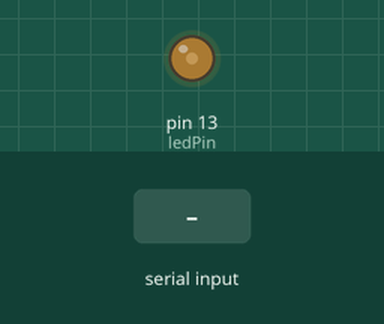
Simulated run of this sketch. Board: Arduino Uno, built with avr-gcc and run on an emulated ATmega328P. On the bench: output pins drawn as LEDs (lit = HIGH). The inputs (shaded band) are chosen by the test bench.

Above: at 1.2 s.
1.3 s: "90,45\n" received over Serial
At 2.0 s:
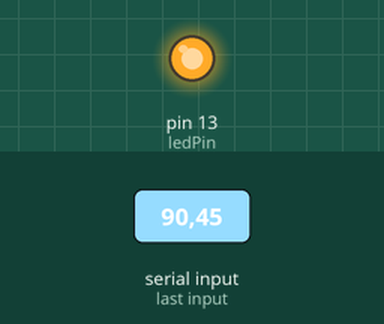
At 2.9 s:
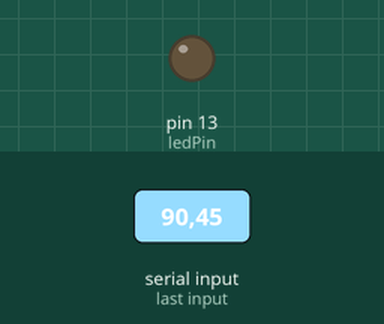
4.3 s: "200\n" received over Serial
7.3 s: "30,150\n" received over Serial
Timing chart, 0 to 10.6 s (numbered marks = the images above; inputs shaded):
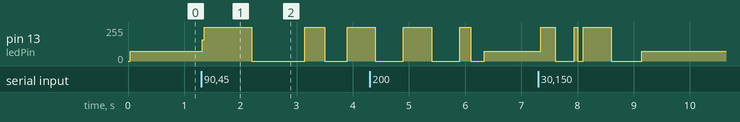

The sketch:

SerialReceive.ino
```cpp
/*
 * SerialReceive sketch
 * Blink the LED at a rate proportional to the received digit value
*/
const int ledPin = 13; // pin the LED is connected to
int   blinkRate=0;     // blink rate stored in this variable

void setup()
{
  Serial.begin(9600); // Initialize serial port to send and receive at 9600 baud
  pinMode(ledPin, OUTPUT); // set this pin as output
}

void loop()
{
  if ( Serial.available()) // Check to see if at least one character is available
  {
    char ch = Serial.read();
    if( isDigit(ch) ) // is this an ascii digit between 0 and 9?
    {
       blinkRate = (ch - '0');      // ASCII value converted to numeric value
       blinkRate = blinkRate * 100; // actual rate is 100mS times received digit
    }
  }
  blink();
}

// blink the LED with the on and off times determined by blinkRate
void blink()
{
  digitalWrite(ledPin,HIGH);
  delay(blinkRate); // delay depends on blinkrate value
  digitalWrite(ledPin,LOW);
  delay(blinkRate);
}
```

Measured:
- after the input at 1.3 s, pin 13 (ledPin): goes 255/255 0.88 s, 0/255 0.94 s, 255/255 0.36 s, 0/255 0.40 s, then 255/255, starting at once
